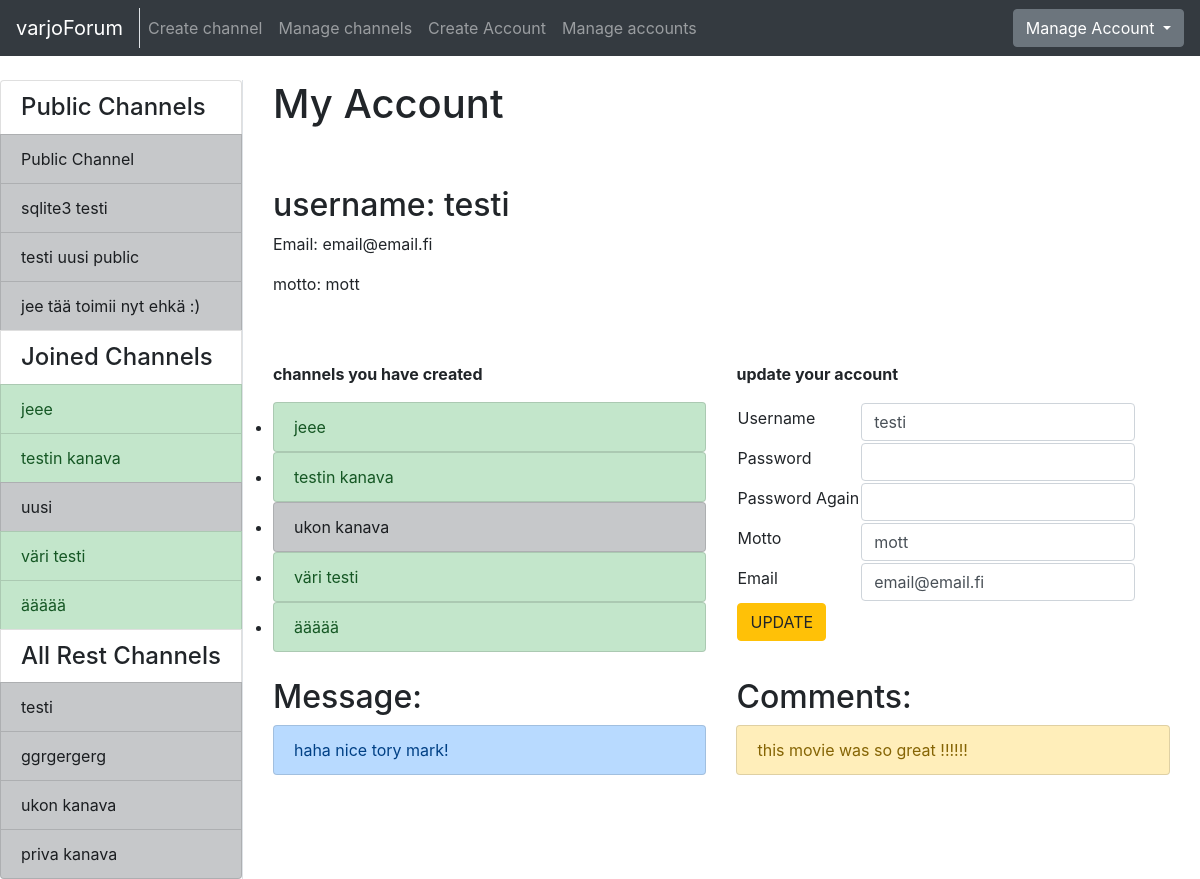
The app's page /account/ (signed in) with its own data.
### application/channels/models.py (models this page shows, shortened)
class Channel(Base):
    name = db.Column(db.String(144), nullable=False)
    introduction = db.Column(db.Text, nullable=False)
    master_id = db.Column(db.Integer, nullable=False)
    public = db.Column(db.Boolean, nullable=False)
    messages = db.relationship("Message", backref='Channel', lazy=True)
    accounts = db.relationship('Account', secondary=accounts, lazy='subquery',
        backref=db.backref('channels', lazy=True))
    @staticmethod
    def get_my_channels(account_id):
        stmt = text("SELECT Channel.id, Channel.name, Channel.master_id"
                    " FROM Channel, Account, Accounts"
                    " WHERE Channel.id = Accounts.channel_id"
                    " AND Account.id = Accounts.account_id"
                    " AND Account.id = :account_id"
                    " ORDER BY Channel.name").params(account_id=account_id)
        res = db.engine.execute(stmt)
        response = []
        for row in res:
            response.append({"channel_id":row[0], "channel_name":row[1], "master_id":row[2]})
        return response
    @staticmethod
    def get_channels_where_not_in(account_id):
        stmt = text("SELECT channel.id, channel.name, channel.public"
                    " FROM Channel"
                    " WHERE Channel.id NOT IN ("
                        " SELECT Channel.id"
                            " FROM Channel, Account, Accounts"
                            " WHERE Channel.id = Accounts.channel_id"
                            " AND Account.id = Accounts.account_id"
                            " AND Account.id = :account_id"
                            " )").params(account_id=account_id)
        res = db.engine.execute(stmt)
        response = []
        for row in res:
            response.append({"id":row[0], "name":row[1], "public":row[2]})
        return response
    @staticmethod
    def get_all_publics():
        stmt = text("SELECT Channel.id, Channel.name"
                    " FROM Channel"
                    " WHERE Channel.public = True")
        res = db.engine.execute(stmt)
        response = []
        for row in res:
            response.append({"id":row[0], "name":row[1]})
        return response

### application/auth/models.py (models this page shows, shortened)
class Account(Base):
    username = db.Column(db.String(144), nullable=False)
    password = db.Column(db.String(144), nullable=False)
    motto = db.Column(db.String(144), nullable=False)
    admin = db.Column(db.Boolean, nullable=False)
    email = db.Column(db.String(144), nullable=False)
    messages = db.relationship("Message", backref='account', lazy=True)
    comments = db.relationship("Comment", backref='account', lazy=True)
    @staticmethod
    def find_accounts_channels(account_id):
        stmt = text("SELECT Channel.id, Channel.name, Channel.master_id FROM Channel, Account, Accounts "
                " WHERE Channel.master_id = :account_id"
                " OR (Account.id = :account_id"
                " AND Account.id = Accounts.account_id"
                " AND Channel.master_id = Accounts.channel_id)"
                " GROUP BY Channel.id"
                " ORDER BY Channel.name").params(account_id=account_id)
        res = db.engine.execute(stmt)
        response = []
        for row in res:
            response.append({"id":row[0], "name":row[1], "master_id":row[2]})
        return response

### application/messages/models.py (models this page shows, shortened)
class Message(Base):
    body = db.Column(db.Text, nullable=False)
    writer = db.Column(db.String(144), nullable=False)
    account_id = db.Column(db.Integer, db.ForeignKey('account.id'), nullable=False)
    channel_id = db.Column(db.Integer, db.ForeignKey('channel.id'), nullable=False)
    comments = db.relationship("Comment", backref='message', lazy=True)

### application/comments/models.py (models this page shows, shortened)
class Comment(Base):
    body = db.Column(db.Text, nullable=False)
    writer = db.Column(db.String(144), nullable=False)
    message_id = db.Column(db.Integer, db.ForeignKey('message.id'), nullable=False)
    account_id = db.Column(db.Integer, db.ForeignKey('account.id'), nullable=False)
    @staticmethod
    def get_comment_message_and_channel_id(account_id):
        stmt = text("SELECT Comment.id, Comment.body, Comment.message_id, Message.channel_id"
                    " FROM Comment, Message"
                    " WHERE Comment.message_id = Message.id"
                    " AND Comment.account_id = :account_id").params(account_id=account_id)
        res = db.engine.execute(stmt)
        response = []
        for row in res:
            response.append({"comment_id":row[0], "comment_body":row[1], "message_id":row[2], "channel_id":row[3]})
        return response

### application/auth/views.py (the view)
@app.route("/account/", methods=["GET"])
@login_required
def single_account_index():
  return render_template("auth/index.html", account = current_user, accountform = AccountForm(),
    channels = Account.find_accounts_channels(current_user.id),
    my_channels=Channel.get_my_channels(current_user.id),
    all_channels=Channel.get_channels_where_not_in(current_user.id),
    public_channels=Channel.get_all_publics(),
    messages=Message.query.filter_by(account_id=current_user.id),
    comments=Comment.get_comment_message_and_channel_id(current_user.id))

### application/auth/forms.py
class AccountForm(FlaskForm):
    username = TextField("Username", [validators.Length(min=2), validators.DataRequired()])
    password = PasswordField("Password", [validators.Length(min=8), validators.DataRequired()])
    password2 = PasswordField("Password Again", [validators.Length(min=8), validators.DataRequired()])
    motto = TextField("Motto", [validators.Length(min=2), validators.DataRequired()])
    email = TextField("Email", [validators.Length(min=2), validators.DataRequired(), validators.Email()])
    class Meta:
        csrf = False

### application/__init__.py (called while the page is built)
@login_manager.user_loader
def load_user(account_id):
  return Account.query.get(account_id)

### application/templates/auth/index.html (shortened to what this page needs)
{% extends "layout.html" %}
{% block body %}
<div class="container" >
  <div class="row" style="padding-bottom: 50px">
    <div class="col-md-auto">
      <h1 style="padding-bottom: 50px">My Account</h1>
      <h2>username: {{ account.username }}</h2>
      <p>Email: {{ account.email }}</p>
      <p>motto: {{ account.motto }}</p>
    </div>
  </div>
  <div class="row">
    <div class="col">
      <p><b>channels you have created</b></p>
      <ul class="list-group">
        {% for channel in channels %}
          <li>
            {% if channel.master_id == current_user.id %}
            <a href="{{ url_for('one_channel_index', channel_id=channel.id, sort='first') }}" class="list-group-item list-group-item-success">
              {{ channel.name }}
            </a>
            {% else %}
            <a href="{{ url_for('one_channel_index', channel_id=channel.id, sort='first') }}" class="list-group-item list-group-item-dark">
              {{ channel.name }}
            </a>
            {% endif %}
          </li>
        {% endfor %}
      </ul>
    </div>
    <div class="col">
      <p><b>update your account</b></p>
      <form method="POST" action="{{ url_for('accounts_update', account_id=account.id) }}" name="accountform">
        <div class="form-group">
          <table>
            <tr>
              <td>{{ accountform.username.label }}</td>
              <td>{{ accountform.username(class="form-control", value=current_user.username) }}</td>
            </tr>
            <tr>
              <td>{{ accountform.password.label }}</td>
              <td>{{ accountform.password(class="form-control") }}</td>
            </tr>
            <tr>
              <td>{{ accountform.password2.label }}</td>
              <td>{{ accountform.password2(class="form-control") }}</td>
            </tr>
            <tr>
              <td>{{ accountform.motto.label }}</td>
              <td>{{ accountform.motto(class="form-control", value=current_user.motto) }}</td>
            </tr>
            <tr>
              <td>{{ accountform.email.label }}</td>
              <td>{{ accountform.email(class="form-control", value=current_user.email) }}</td>
            </tr>
            <tr>
              <td colspan="2"><button type="submit" class="btn btn-warning">UPDATE</button</td>
            </tr>
          </table>
        </div>
      </form>
    </div>
  </div>
  <div class="row" style="padding-top: 20px">
    <div class="col">
      <h2>Message:</h2>
      <div class="list-group">
        {% for message in messages %}
        <a class="list-group-item list-group-item-primary" href="{{ url_for('message_index', channel_id=message.channel_id, message_id=message.id)}}">
          {{ message.body }}
        </a>
        {% endfor %}
      </div>
    </div>
    <div class="col">
      <h2>Comments:</h2>
      <div class="list-group">
        {% for comment in comments %}
        <a class="list-group-item list-group-item-warning" href="{{ url_for('message_index', channel_id=comment.channel_id, message_id=comment.message_id)}}">
          {{ comment.comment_body }}
        </a>
        {% endfor %}
      </div>
    </div>
  </div>
</div>
{% endblock %}

### application/templates/layout.html (shortened to what this page needs)
<!DOCTYPE html>
  <html>
    <head>
      <link rel="stylesheet" href="https://maxcdn.bootstrapcdn.com/bootstrap/4.0.0/css/bootstrap.min.css">
    </head>
    <body>
      <nav class="navbar navbar-expand-md navbar-dark bg-dark mb-4">
        <div class="border-right">
          <a class="navbar-brand" href="{{ url_for('index') }}">varjoForum</a>
        </div>
        <div class="collapse navbar-collapse" id="navbarCollapse">
          <ul class="navbar-nav mr-auto">
            {% if current_user.is_authenticated %}
              <li class="nav-item">
                <a class="nav-link" href="{{ url_for('channels_create') }}">Create channel</a>
              </li>
            {% endif %}
            {% if current_user.admin == True %}
              <li class="nav-item">
                <a href="{{ url_for('channel_manager') }}" class="nav-link">Manage channels</a>
              </li>
              <li class="nav-item">
                <a href="{{ url_for('account_create') }}" class="nav-link">Create Account</a>
              </li>
              <li class="nav-item">
                <a class="nav-link" href="{{ url_for('account_list') }}">Manage accounts</a>
              </li>
            {% endif %}
          </ul>
            {% if current_user.is_authenticated %}
            <div class="btn-group">
              <button type="button" class="btn btn-secondary dropdown-toggle" data-toggle="dropdown" aria-haspopup="true" aria-expanded="false">
                  Manage Account
              </button>
            </div>
            {% else %}
            <a class="btn btn-success" href="{{ url_for('auth_login') }}">Login</a>
            {% endif %}
        </div>
      </nav>
      <div class="container-fluid" >
        <div class="row">
            <div class="border-right">
              <div class="col-sx" >
                <div style="float: left">
                  <div class="list-group">
                  {% if current_user.is_authenticated %}
                    <h4 class="list-group-item">Public Channels</h4>
                    {% for public in public_channels %}
                      <a href="{{ url_for('one_channel_index', channel_id=public.id, sort='first') }}"
                          class="list-group-item list-group-item-action list-group-item-dark">
                        {{ public.name }}
                      </a>
                    {% endfor %}
                    {% if my_channels %}
                      <h4 class="list-group-item">Joined Channels</h4>
                    {% endif %}
                    {% for my_channel in my_channels %}
                      {% if my_channel.master_id == current_user.id %}
                      <a href="{{ url_for('one_channel_index', channel_id=my_channel.channel_id, sort='first') }}"
                          class="list-group-item list-group-item-action list-group-item-success">
                        {{ my_channel.channel_name }}
                      </a>
                      {% else %}
                      <a href="{{ url_for('one_channel_index', channel_id=my_channel.channel_id, sort='first') }}"
                          class="list-group-item list-group-item-action list-group-item-dark">
                        {{ my_channel.channel_name }}
                      </a>
                      {% endif %}
                    {% endfor %}
                    <h4 class="list-group-item">All Rest Channels</h4>
                {% else %}
                {% if all_channels %}
                <h4 class="list-group-item">All Channels</h4>
                {% endif %}
                {% endif %}
                {% for channel in all_channels %}
                  {% if channel.public == False %}
                  <a href="{{ url_for('one_channel_index', channel_id=channel.id, sort='first') }}"
                      class="list-group-item list-group-item-action list-group-item-dark">
                    {{ channel.name }}
                  </a>
                  {% endif %}
                {% endfor %}
              </div>
              </div>
              </div>
          </div>
          <div class="col">
            {% block body %}{% endblock %}
          </div>
        </div>
    </body>
  </html>

### records on screen
Channel: name "Public Channel"
Channel: name "sqlite3 testi"
Channel: name "testi uusi public"
Channel: name "jee tää toimii nyt ehkä :)"
Channel: channel_name "jeee", name "jeee"
Channel: channel_name "testin kanava", name "testin kanava"
Channel: channel_name "uusi"
Channel: channel_name "väri testi", name "väri testi"
Channel: channel_name "äääää", name "äääää"
Channel: name "testi"
Channel: name "ggrgergerg"
Channel: name "ukon kanava"
Channel: name "priva kanava"
Account: username "testi", email "email@email.fi", motto "mott"
Message: body "haha nice tory mark!"
Comment: comment_body "this movie was so great !!!!!!"

### other values on screen
{{ accountform.username.label }} "Username"
{{ accountform.password.label }} "Password"
{{ accountform.password2.label }} "Password Again"
{{ accountform.motto.label }} "Motto"
{{ accountform.email.label }} "Email"
